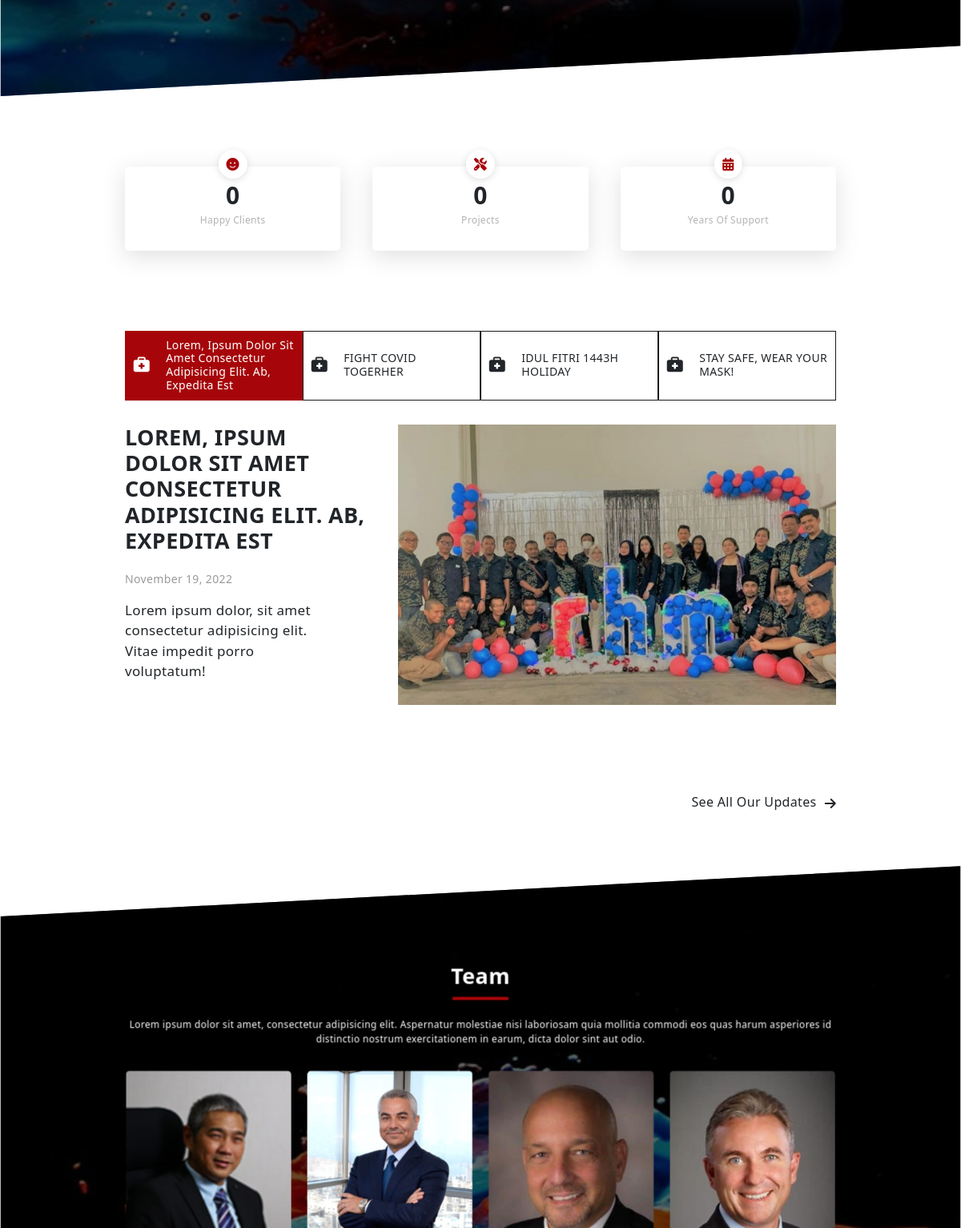
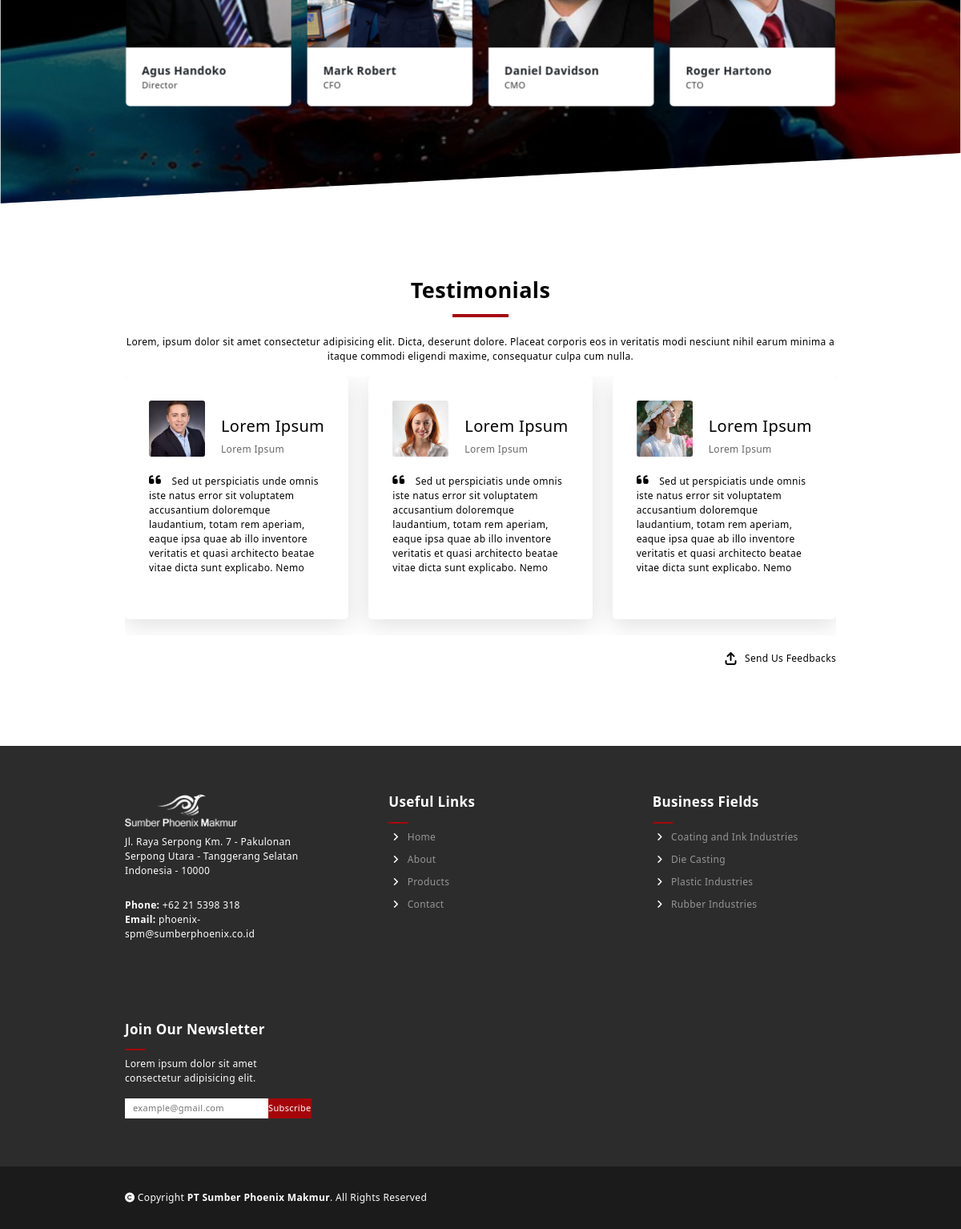
Before: / (lower part) with the older database file (2 pictures, top to bottom).
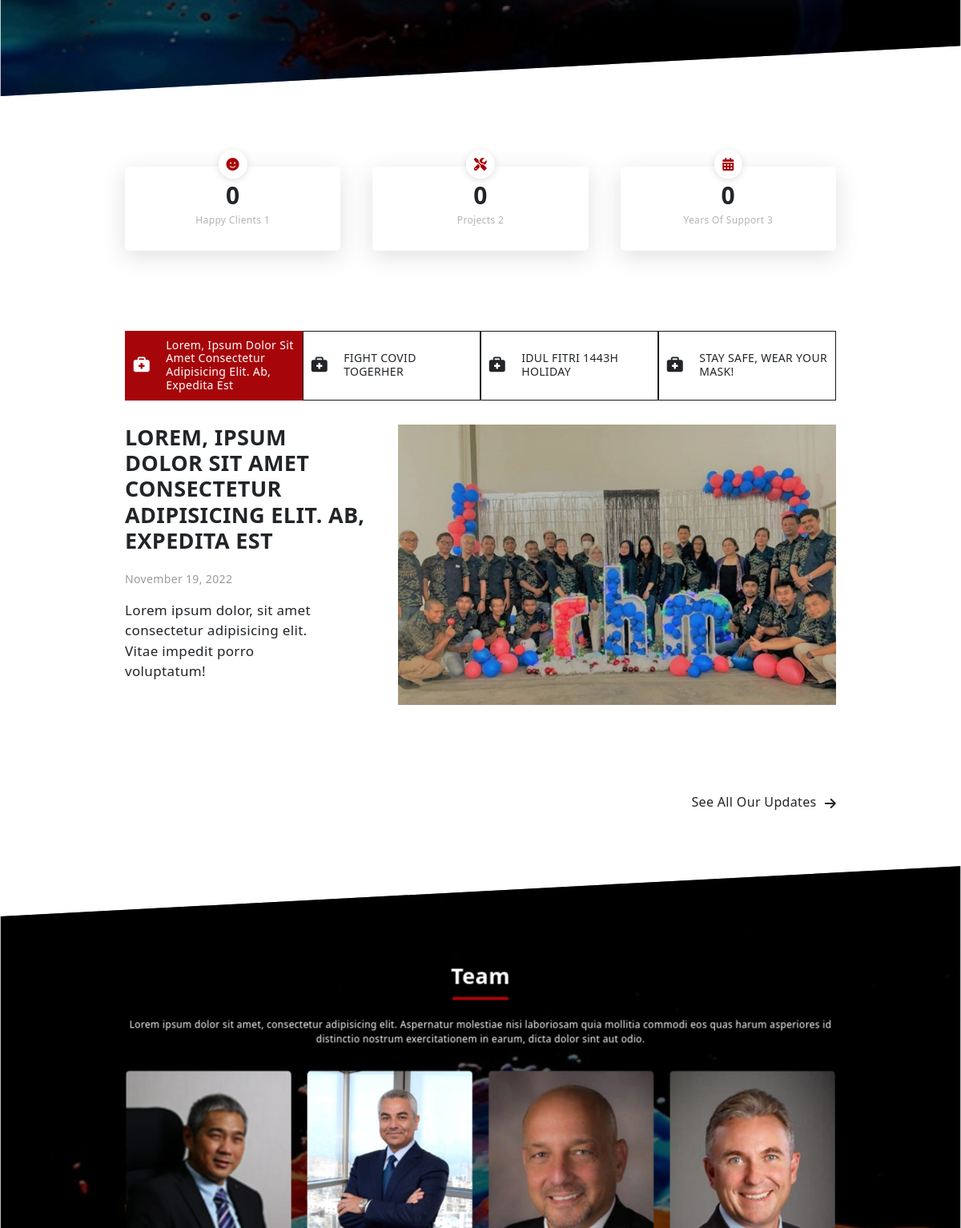
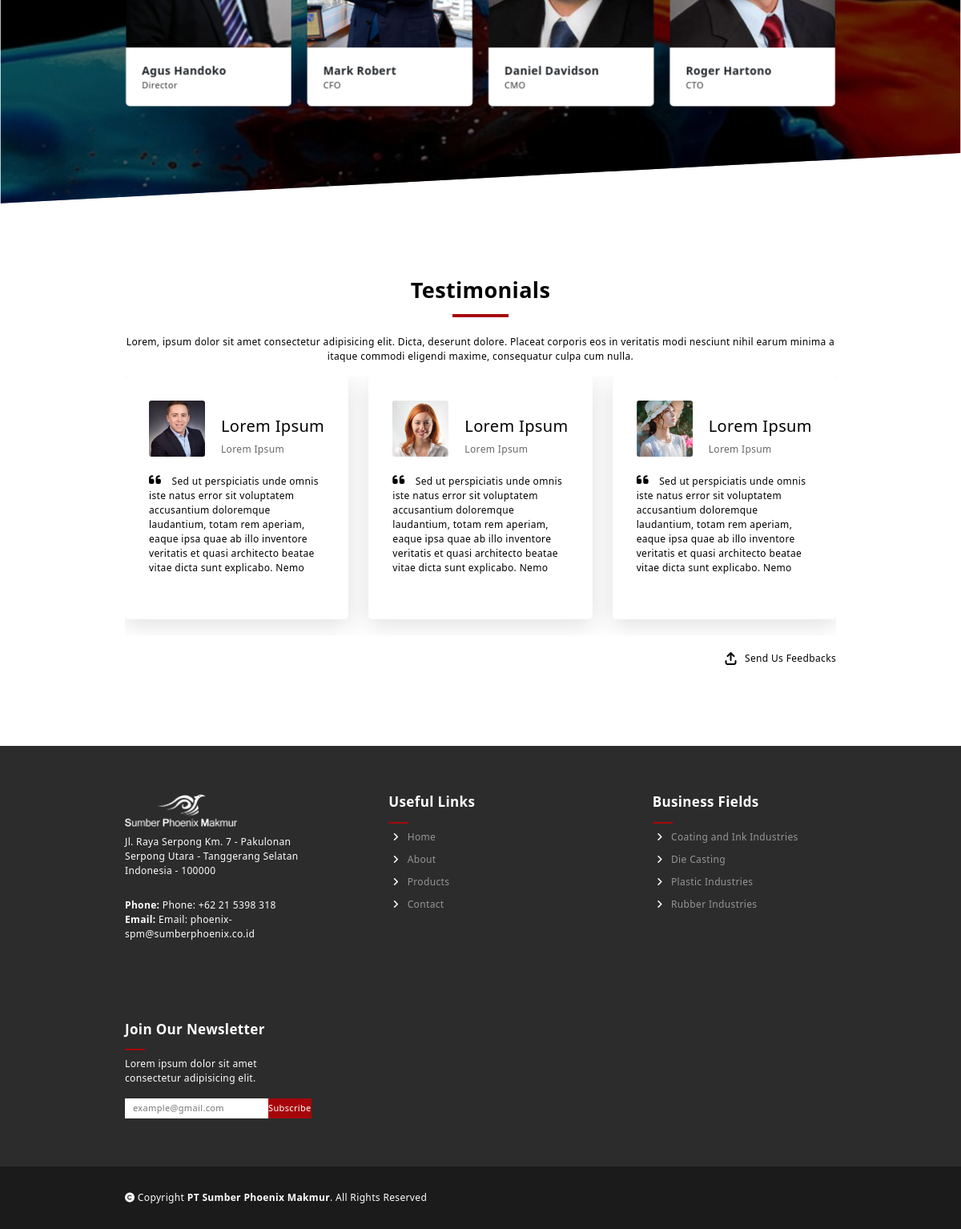
After: the same page with the newer database file (2 pictures, top to bottom).
### tables this page shows
CREATE TABLE `company_profile` (
  `id_fitur` int(11) NOT NULL,
  `fitur_name` text NOT NULL,
  `fitur_data` text DEFAULT NULL
);

CREATE TABLE `updates` (
  `upd_id` int(11) NOT NULL,
  `upd_title` varchar(300) NOT NULL,
  `upd_sub` text NOT NULL,
  `adm_name` varchar(500) NOT NULL,
  `timestamp` timestamp NOT NULL DEFAULT current_timestamp(),
  `upd_pict` text NOT NULL,
  `upd_body` text NOT NULL,
  `status` varchar(150) NOT NULL
);

CREATE TABLE `employees` (
  `emp_id` int(11) NOT NULL,
  `emp_name` varchar(255) NOT NULL,
  `emp_img` text NOT NULL,
  `emp_position` varchar(255) NOT NULL,
  `emp_insta` text NOT NULL,
  `emp_linkedin` text NOT NULL,
  `emp_facebook` text NOT NULL,
  `emp_twitter` text NOT NULL
);

CREATE TABLE `testimonials` (
  `testi_id` int(11) NOT NULL,
  `testi_name` varchar(300) NOT NULL,
  `testi_intro` varchar(300) NOT NULL,
  `testi_pp` text NOT NULL,
  `testi_isi` text NOT NULL,
  `timestamp` timestamp NOT NULL DEFAULT current_timestamp(),
  `status` int(1) NOT NULL DEFAULT 1
);

CREATE TABLE `categories` (
  `cat_id` int(11) NOT NULL,
  `cat_code` varchar(100) NOT NULL,
  `cat_name` varchar(255) NOT NULL,
  `cat_img` text NOT NULL,
  `status` tinyint(1) NOT NULL DEFAULT 1,
  `order_by` int(11) NOT NULL
);

### index.php (the view, shortened to what the rows shown need)
<?php
include "admin/api/connect.php";
function getData($fiturNama,$conn){
    $stmt = $conn->prepare('SELECT * FROM company_profile where fitur_name =? ');
    $stmt->execute([$fiturNama]);
    $temp = $stmt->fetch();
    $data = $temp['fitur_data'];
    return $data;
}
?>
<!DOCTYPE html>
<html lang="en">
<head>
    <link rel="stylesheet" href="https://unpkg.com/swiper@8/swiper-bundle.min.css"/>
    <link href="https://cdn.jsdelivr.net/npm/bootstrap@5.2.0-beta1/dist/css/bootstrap.min.css" rel="stylesheet">
    <link rel="stylesheet" href="./style.css">
    <link rel="stylesheet" href="./style/nav.css">
    <link rel="stylesheet" href="./style/footer.css">
    <link rel="stylesheet" href="./style/copyright.css">
    <link rel="stylesheet" href="./style/arrow.css">
    <link rel="stylesheet" href="./style/home/home.css">
    <link rel="stylesheet" href="./style/home/client.css">
    <link rel="stylesheet" href="./style/home/about.css">
    <link rel="stylesheet" href="./style/home/field.css">
    <link rel="stylesheet" href="./style/home/why.css">
    <link rel="stylesheet" href="./style/home/update.css">
    <link rel="stylesheet" href="./style/home/team.css">
    <link rel="stylesheet" href="./style/home/blog.css">
    <link rel="stylesheet" href="./style/home/testimonials.css">
    <link rel="stylesheet" href="./style/home/faq.css">
    <link rel="stylesheet" href="./style/home/modal.css">
</head>
<body>
    <section class="update-section section-extra" id="update">
        <div class="container-fluid">
            <div class="company-statistic-data grid">
                <div class="statistic-data 1" data-bs-toggle="modal" data-bs-target="#modal">
                    <div class="statistic-data-wrapper">
                        <div class="icon-container">
                            <i class="fa-solid fa-face-smile"></i>
                        </div>
                        <div class="statistic-data-number" data-target="<?= getData('statistics_total1',$conn) ?>">0
                        </div>
                        <p class="statistic-data-category paragraph"><?= getData('statistics_title1',$conn) ?></p>
                    </div>
                </div>
                <div class="statistic-data 2" data-bs-toggle="modal" data-bs-target="#modal">
                    <div class="statistic-data-wrapper">
                        <div class="icon-container">
                            <i class="fa-solid fa-screwdriver-wrench"></i>
                        </div>
                        <div class="statistic-data-number" data-target="<?= getData('statistics_total2',$conn) ?>">0
                        </div>
                        <p class="statistic-data-category paragraph"><?= getData('statistics_title2',$conn) ?></p>
                    </div>
                </div>
                <div class="statistic-data 3" data-bs-toggle="modal" data-bs-target="#modal">
                    <div class="statistic-data-wrapper">
                        <div class="icon-container">
                            <i class="fa-solid fa-calendar-days"></i>
                        </div>
                        <div class="statistic-data-number" data-target="<?= getData('statistics_total3',$conn) ?>">0
                        </div>
                        <p class="statistic-data-category paragraph"><?= getData('statistics_title3',$conn) ?></p>
                    </div>
                </div>
            </div>
            <div class="company-updates">
                <div class="company-updates-navigation">
                    <?php
                        $i = 0;
                        $stmt = $conn->prepare("SELECT * FROM updates where status = 'featured'");
                        $stmt->execute();
                        while($row = $stmt->fetch()):
                    ?>
                    <div class="navigation-item
                            <?php
                                if($i == 0){
                                    echo ' 0 active';
                                }else{
                                    echo $i;
                                }
                            ?>
                    ">
                        <i class="fa-solid fa-briefcase-medical"></i>
                        <h2 class="sub-heading"><?= $row['upd_title'] ?></h2>
                    </div>
                    <?php $i++;endwhile; ?>
                </div>
                <div class="company-updates-content">
                    <?php
                          $j = 0;
                          $stmt = $conn->prepare("SELECT * FROM updates where status = 'featured'");
                          $stmt->execute();
                          while($row = $stmt->fetch()):
                            $j++;
                    ?>
                    <div class="content-panel <?php if($j == 1){echo 'active';} ?>" onclick="window.location.href='single/update.php?id=<?= $row['upd_id'] ?>'">
                        <div class="content-description">
                            <h1 class="content-title heading"><?= $row['upd_title'] ?></h1>
                            <p class="date">
                                <?php
                                $timeStamp = $row['timestamp'];
                                $timeStamp = date( "F d, Y", strtotime($timeStamp));
                                echo $timeStamp;
                                ?>
                            </p>
                            <div class="content-paragraph paragraph">
                                    <?= $row['upd_sub'] ?><br>
                            </div>
                        </div>
                        <div class="content-image">
                            <img src="<?= $row['upd_pict'] ?>" alt="">
                        </div>
                    </div>
                    <?php endwhile; ?>
            </div>
        </div>
    </section>
    <section class="team-section diagonal" id="team">
        <div class="container-fluid diagonal-content">
            <h1 class="heading underline"><?= getData('team_title',$conn)?> </h1>
            <p class="paragraph description" ><?= getData('team_sub_title',$conn)?></p>
            <div class="team-container grid">
                <?php
                    $stmt = $conn->prepare('SELECT * FROM employees');
                    $stmt->execute();
                    while($emp = $stmt->fetch()):
                ?>
                <div class="team-content">
                    <img src="./<?= $emp['emp_img'] ?>" alt="">
                    <div class="team-content-information">
                        <div class="team-content-wrapper">
                            <div class="sub-headings team-name"><?= $emp['emp_name'] ?></div>
                            <div class="paragraph team-title"><?= $emp['emp_position'] ?></div>
                        </div>
                    </div>
                </div>
                <?php endwhile ?>
            </div>
        </div>
    </section>
    <section class="testimonial-section section-extra">
        <div class="slide-container swiper container-fluid">
            <div class="intro heading underline"><?=getData('testi_title',$conn)?></div>
            <p class="intro paragraph"><?=getData('testi_sub_title',$conn)?></p>
            <div class="slide-content-1">
                <div class="custom-card-wrapper swiper-wrapper">
                    <?php
                        $stmt = $conn->prepare('SELECT * FROM testimonials where status = 2');
                        $stmt->execute();
                        while($testi = $stmt->fetch()):
                    ?>
                        <div class="custom-card swiper-slide">
                            <div class="testimonial-writter">
                                <img src="./<?= htmlspecialchars($testi['testi_pp']) ?>" alt="">
                                <div class="writter-information">
                                    <h2 class="sub-headings"><?= htmlspecialchars($testi['testi_name']) ?></h2>
                                    <div class="paragraph"><?= htmlspecialchars($testi['testi_intro'])  ?></div>
                                </div>
                            </div>
                            <div class="testimonial-quote">
                                <p class="paragraph">
                                    <i class="fa-solid fa-quote-left quote"></i>
                                    <?= htmlspecialchars($testi['testi_isi']) ?>
                                </p>
                            </div>
                        </div>
                    <?php endwhile ?>
                </div>
            </div>
            <div class="feedbacks" onclick="window.location.href='testimonial.php'">
                <i class="fa-solid fa-arrow-up-from-bracket"></i>
                <p class="paragraph">Send Us Feedbacks</p>
            </div>
        </div>
    </section>
    <?php include 'bottombar.php' ?>
</body>
</html>

### bottombar.php (shortened to what the rows shown need)
<?php
function getData1($fiturNama,$conn){
    $stmt = $conn->prepare('SELECT * FROM company_profile where fitur_name =? ');
    $stmt->execute([$fiturNama]);
    $temp = $stmt->fetch();
    $data = $temp['fitur_data'];
    return $data;
}
?>
<section class="footer-section">
        <div class="container-fluid grid">
            <div class="company-information">
                <div class="company-logo">
                    <img src="src/<?= getData1('logo',$conn) ?>" id="company-logo" alt="">
                </div>
                <div class="company-address">
                    <p class="paragraph" col="address"><?= getData1('address',$conn)?> </p>
                </div>
                <div class="company-phone">
                    <p class="paragraph" col="phone"><strong>Phone: </strong><?= getData1('phone',$conn) ?></p>
                </div>
                <div class="company-email">
                    <p class="paragraph" col="email"><strong>Email: </strong><?= getData1('email',$conn) ?></p>
                </div>
            </div>
            <div class="useful-links">
                <h2 class="sub-heading underline">Useful Links</h2>
            </div>
            <div class="business-fields useful-links">
                <h2 class="sub-heading underline">Business Fields</h2>
                <?php
                    $stmt=$conn->prepare("SELECT c.cat_code as cat_code,c.cat_name as cat_name,c.cat_id as cat_id,c.cat_img as cat_img, count(s.sub_id)
                    FROM categories c
                    join subcategories s on c.cat_id = s.cat_id
                    join product_subcategory ps  on s.sub_id = ps.subcategory_id
                    join products p on ps.product_id = p.product_id
                    where c.status = 1 and s.status = 1 and p.status = 1 GROUP BY c.cat_id HAVING COUNT(ps.product_id) > 0 order by c.order_by ASC");
                    $stmt->execute();
                    while($cat = $stmt->fetch()):
                ?>
                <a class="footer-item" href="./shop.php?cateCode=<?= $cat['cat_code'] ?>">
                    <i class="fa-solid fa-angle-right"></i>
                    <?= $cat['cat_name'] ?>
                </a>
                <?php endwhile; ?>
            </div>
            <div class="newsletter">
                <h2 class="sub-heading underline">Join Our Newsletter</h2>
                <p class="paragraph" col="newsletter_desc"><?= getData1('newsletter_desc',$conn)?></p>
                <div class="email-input">
                    <input type="email" placeholder="example@gmail.com">
                    <button class="custom-button btn" type="button">Subscribe</button>
                </div>
            </div>
        </div>
    </section>

Changed rows visible on the page:
changed company_profile: fitur_data "Happy Clients" → "Happy Clients 1"
changed company_profile: fitur_data "Projects" → "Projects 2"
changed company_profile: fitur_data "Years Of Support" → "Years Of Support 3"
changed company_profile: fitur_data "Jl. Raya Serpong Km. 7 - Pakulonan Serpong Utara - Tanggerang Selatan Indonesia - 10000" → "Jl. Raya Serpong Km. 7 - Pakulonan Serpong Utara - Tanggerang Selatan Indonesia - 100000"
changed company_profile: fitur_data "+62 21 5398 318" → "Phone: +62 21 5398 318"
changed company_profile: fitur_data "phoenix-spm@sumberphoenix.co.id" → "Email: phoenix-spm@sumberphoenix.co.id"
